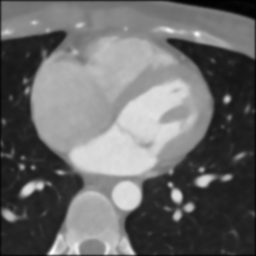
#> input picture 7_Segmentation_Application/data/cardiac_cta.bmp, 256 x 256 px
$ jupyter execute cardiacCTA_segmentation_Q_final.ipynb
#> lines starting #> are read from the running program, lines starting #| are printed output that depends on the picture; after the words box and inside, x2 and y2 are one past the last pixel; in counts of white or black regions, pixels touching at a corner belong together; long printed decimals are rounded
[cell 1]
import cv2
import numpy as np
import matplotlib.pyplot as plt
import sklearn.metrics as metrics

[cell 2]
def calcSim(target, predict):

    if len(target) != len(predict):
        return -1

    num_target = 0
    num_predict = 0
    num_union = 0
    for i in range(len(target)):
        if (target[i] != 0):
            num_target = num_target + 1
        if (predict[i] != 0):
            num_predict = num_predict + 1
        if (target[i] != 0) and (target[i] == predict[i]):
            num_union = num_union + 1

    sim = 2*(num_union/(num_target+num_predict))

    return sim

[cell 3]
src = cv2.imread('./data/cardiac_cta.bmp', cv2.IMREAD_GRAYSCALE)
#> src is the input picture: shape (256, 256); min 0, max 255, mean 106
target = cv2.imread('./data/cardiac_label.bmp', cv2.IMREAD_GRAYSCALE)
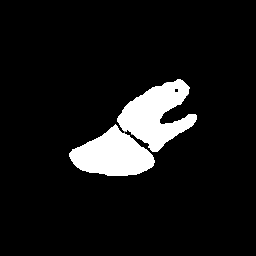
#> input picture 7_Segmentation_Application/data/cardiac_label.bmp, 256 x 256 px
#> target: shape (256, 256); min 0, max 255, mean 22.5

[cell 4]
## TODO : Segmentation
## 분할 결과를 predict라는 변수에 저장하면 됨
##
def region_growing(image, seed, threshold):
#> called with seed = (177, 129), threshold = 27
    height, width = image.shape[:2]
#> height = 256; width = 256
    segmented = np.zeros_like(image, dtype=np.uint8)
    visited = np.zeros((height, width), dtype=np.uint8)

    stack = [seed]

    seed_value = int(image[seed[1], seed[0]])
#> seed_value = 209

    while stack:
        x, y = stack.pop()

        if visited[y, x] == 1:
            continue

        visited[y, x] = 1
        pixel_value = int(image[y, x])

        if abs(pixel_value - seed_value) < threshold:
            segmented[y, x] = pixel_value
            if x > 0:
                stack.append((x - 1, y))
            if x < width - 1:
                stack.append((x + 1, y))
            if y > 0:
                stack.append((x, y - 1))
            if y < height - 1:
                stack.append((x, y + 1))
#> this loop made 23153 passes
#> pixel_value on passes 1 to 3: 209, 207, 206
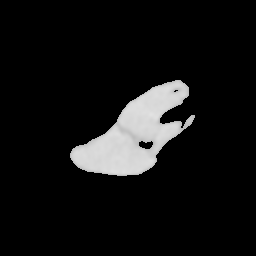
#> segmented: shape (256, 256); min 0, max 226, mean 18.6
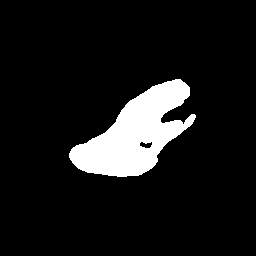
#> visited: shape (256, 256); values 0 (black) and 1 (white), 9.4% white; 1 white region, box (x1, y1, x2, y2) and area: (69, 79, 196, 177) 6190
#> after the loop, stack = []

    return segmented

seed = (177, 129)  # 시드 포인트
threshold = 27     # 강도 차이 임계값

# Region Growing을 수행합니다.
predict = region_growing(src, seed, threshold)

ret2, predict = cv2.threshold(predict, 30, 255, cv2.THRESH_BINARY)
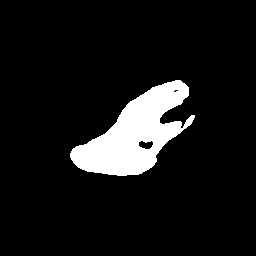
#> predict: shape (256, 256); 8.8% white; 1 white region, box (x1, y1, x2, y2) and area: (70, 80, 195, 176) 5788
ret3, labels, stats, centroids = cv2.connectedComponentsWithStats(predict)
#> ret3 = 2; stats = [[0, 0, 256, 256, 59748], [70, 80, 125, 96, 5788]]; centroids = [[126.8, 126.9], [134.6, 133.7]]

[cell 5]
plt.figure(figsize=(15, 15))
plt.subplot(1, 3, 1)
plt.axis('off')
plt.imshow(src, cmap='gray')

plt.subplot(1, 3, 2)
plt.axis('off')
plt.imshow(predict, cmap='gray')

plt.subplot(1, 3, 3)
plt.axis('off')
plt.imshow(target, cmap='gray')

[cell 6]
target = target.flatten()
predict = predict.flatten()
print(target.shape)
#| (65536,)
print(predict.shape)
#| (65536,)

target[target[:] == 255] = 1
predict[predict[:] == 255] = 1

sim = calcSim(target, predict)
#> after the loop in calcSim, `for i in range(len(target)):`: num_predict = 5788; num_target = 5800; num_union = 5576
#> in calcSim, `sim = 2*(num_union/(num_target+num_predict))`: sim = 0.962
#> sim = 0.962
print("similarity: ", sim)
#| similarity:  0.9624
